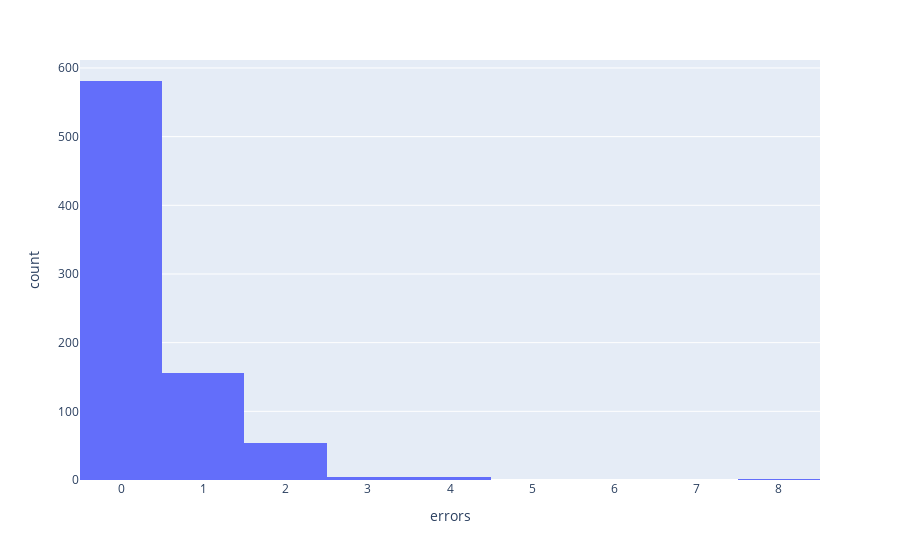

The notebook cell saved with this chart:
### Markdown cell above
### DANTE

### Code cell
dante_total_correct = dante_df[dante_df["errors"] == 0].shape[0]
print("Total percentage of totally correct sentences: {:.4f}%".format(100*dante_total_correct/dante_df.shape[0]))
display(dante_df["errors"].value_counts() / dante_df.shape[0])
px.histogram(dante_df, x="errors")

### Figure 1 — Plotly figure (JSON) as saved in the notebook; plotly's stock layout.template omitted (floating-point values rounded to 4 significant figures; data arrays with more than 128 entries replaced by an {"elided": "..."} marker saying what was removed)
{"data": [{"alignmentgroup": "True", "bingroup": "x", "hovertemplate": "errors=%{x}<br>count=%{y}<extra></extra>", "legendgroup": "", "marker": {"color": "#636efa", "pattern": {"shape": ""}}, "name": "", "offsetgroup": "", "orientation": "v", "showlegend": false, "type": "histogram", "x": {"elided": "802 int values"}, "xaxis": "x", "yaxis": "y"}], "layout": {"barmode": "relative", "legend": {"tracegroupgap": 0}, "margin": {"t": 60}, "xaxis": {"anchor": "y", "domain": [0, 1], "title": {"text": "errors"}}, "yaxis": {"anchor": "x", "domain": [0, 1], "title": {"text": "count"}}}}
